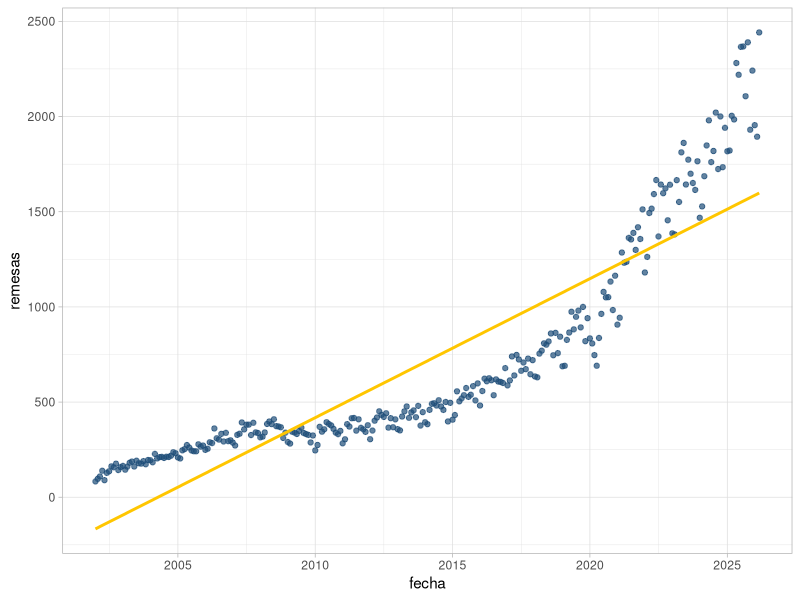
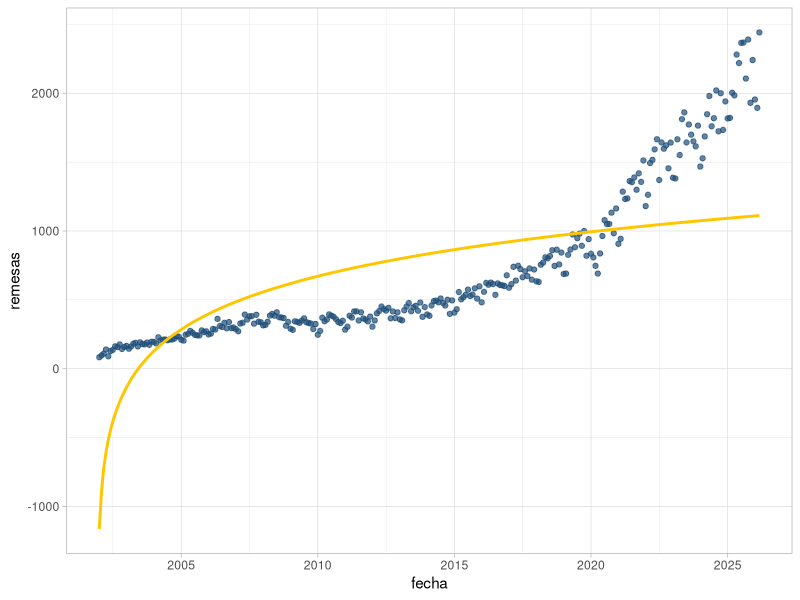

The R source for these figures, in order:
## ---- chunk 1
knitr::opts_chunk$set(echo = TRUE)

library(here)
library(readr)
library(dplyr)
library(tidyr)
library(ggplot2)
## ---- chunk 2
remesas_wide <- read_csv(
  here("mrl/final-project/remfam2002_2026.csv"),
  show_col_types = FALSE
)

head(remesas_wide)
## ---- chunk 3
meses <- c(
  "Enero", "Febrero", "Marzo", "Abril", "Mayo", "Junio",
  "Julio", "Agosto", "Septiembre", "Octubre", "Noviembre", "Diciembre"
)

remesas_long <- remesas_wide %>%
  pivot_longer(
    cols = -Mes,
    names_to = "anio",
    values_to = "remesas"
  ) %>%
  mutate(
    anio = as.integer(anio),
    remesas = as.numeric(remesas)
  ) %>%
  drop_na(remesas) %>%
  mutate(
    mes_num = match(Mes, meses),
    fecha = as.Date(sprintf("%04d-%02d-01", anio, mes_num))
  ) %>%
  arrange(fecha) %>%
  mutate(t = row_number())

head(remesas_long)
tail(remesas_long)
nrow(remesas_long)
## ---- chunk 4
# Ajuste del modelo lineal usando remesas_long
modelo_lineal <- lm(remesas ~ t, data = remesas_long)

# Nuevo objeto para evaluación y gráfica
lineal_df <- remesas_long %>%
  mutate(ajuste_lineal = fitted(modelo_lineal))

# Gráfica de datos observados y ajuste
ggplot(lineal_df, aes(x = fecha, y = remesas)) +
  geom_point(color = "#1f4e79", alpha = 0.7) +
  geom_line(aes(y = ajuste_lineal), color = "#ffc600", linewidth = 1) +
  theme_light()
## ---- chunk 5
# agregar exponencial aqui
## ---- chunk 6
# Ajuste del modelo logarítmico usando remesas_long
modelo_logaritmico <- lm(remesas ~ log(t), data = remesas_long)

# Nuevo objeto para evaluación y gráfica
logaritmico_df <- remesas_long %>%
  mutate(ajuste_logaritmico = fitted(modelo_logaritmico))

# Gráfica de datos observados y ajuste
ggplot(logaritmico_df, aes(x = fecha, y = remesas)) +
  geom_point(color = "#1f4e79", alpha = 0.7) +
  geom_line(aes(y = ajuste_logaritmico), color = "#ffc600", linewidth = 1) +
  theme_light()
## ---- chunk 7
# agregar reciproco aqui
## ---- chunk 8
# agregar potencial aqui
## ---- chunk 9
summary(modelo_logaritmico)
